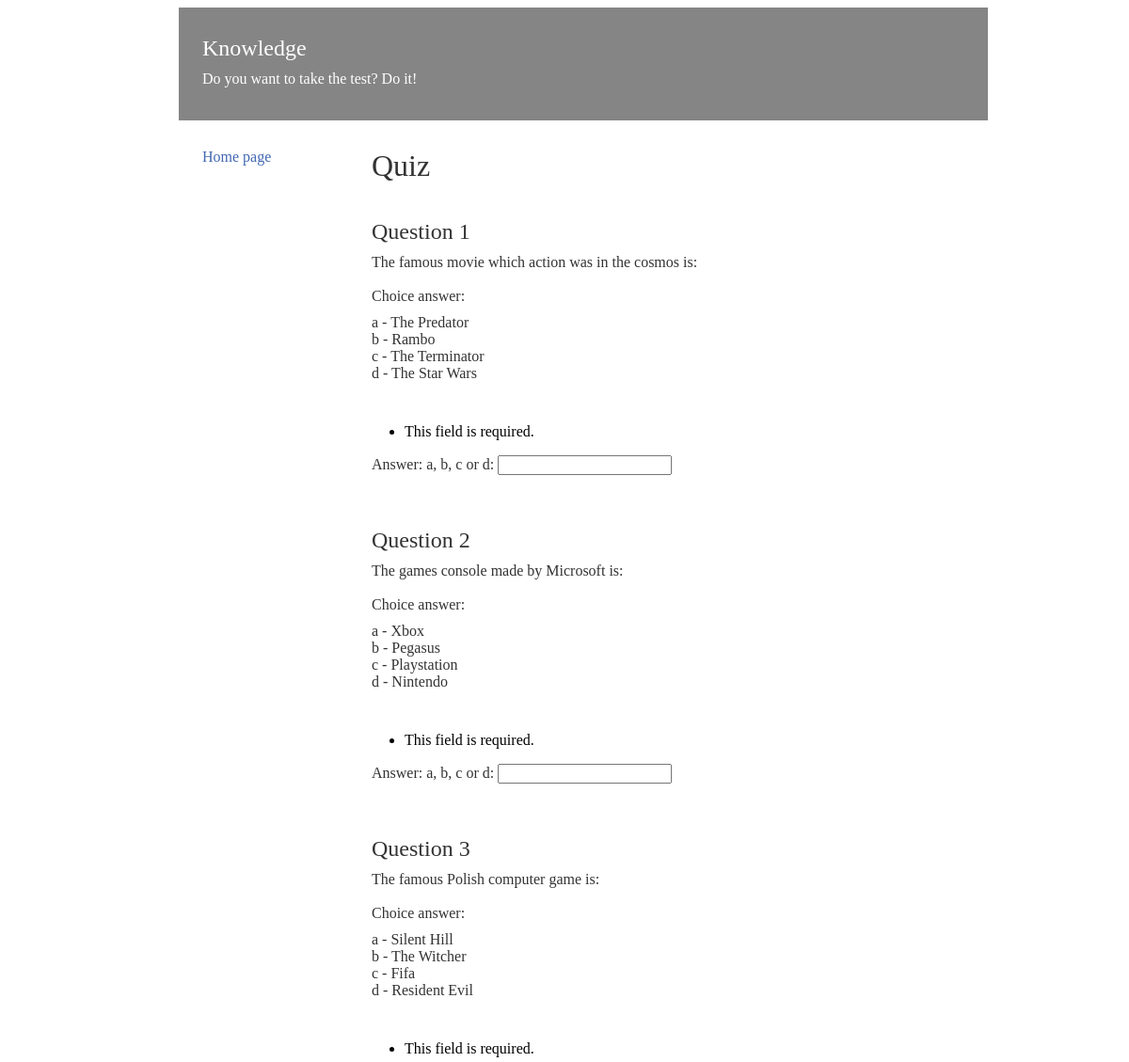
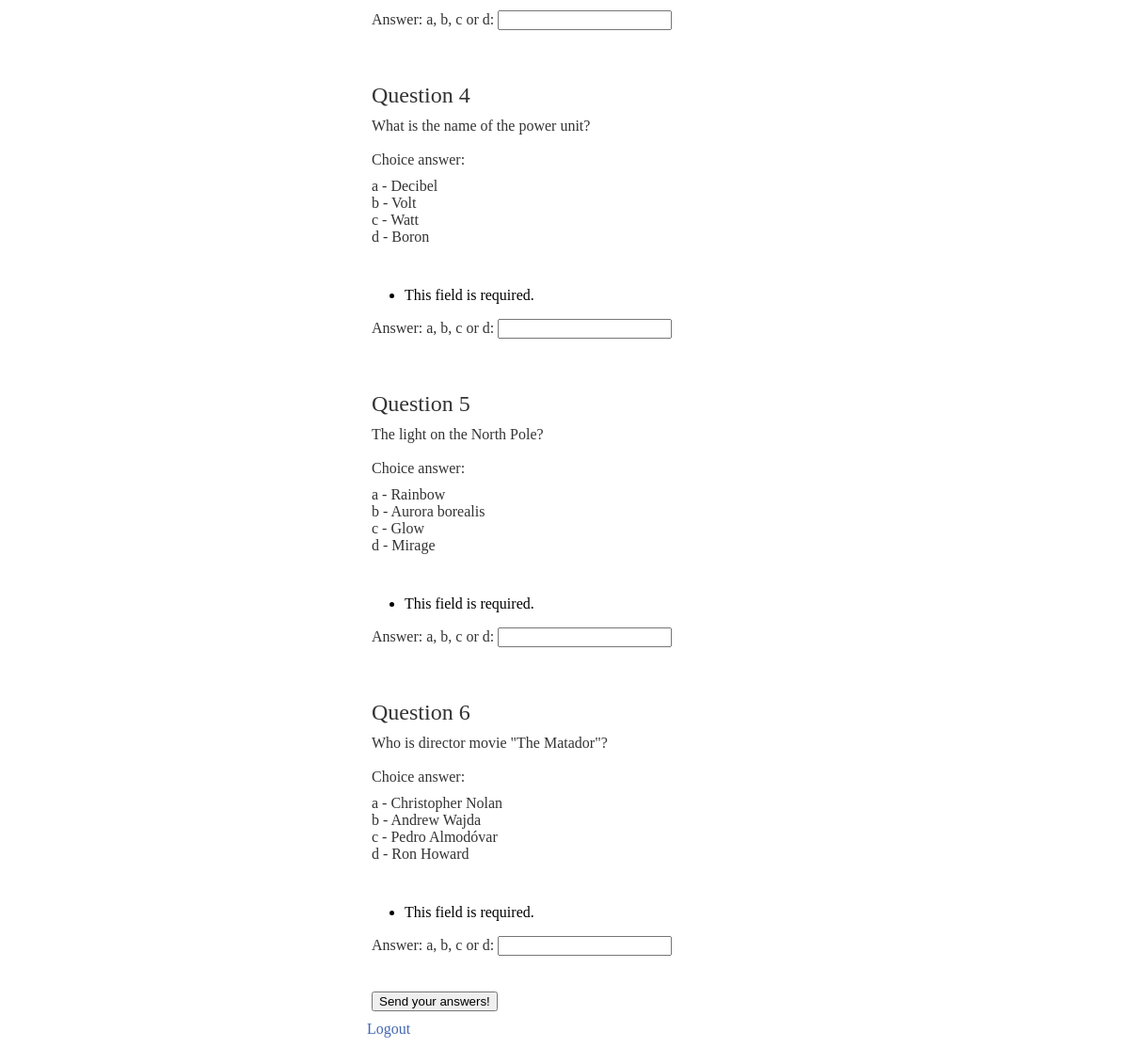
The app's page /quiz/ (signed in) with its own data (2 pictures, top to bottom).
### quiz/models.py (models this page shows, shortened)
class Question(models.Model):
    question_number = models.CharField(max_length=100)
    question_text = models.TextField()
    answer_a = models.CharField(max_length=400)
    answer_b = models.CharField(max_length=400)
    answer_c = models.CharField(max_length=400)
    answer_d = models.CharField(max_length=400)
    answer_good = models.CharField(max_length=1)

### quiz/views.py (the view, shortened to what this page needs)
# urls.py: url(r'^quiz/$', quiz_views.questions, name='quiz'),
@login_required
def questions(request):
    try:
        is_user = User.objects.get(username=request.user)
        is_answer = Answer1.objects.get(student=is_user)
    except:
        is_answer = 0
    if is_answer == 0:
        try:
            question_single = Question.objects.get(pk=1)
        except Question.DoesNotExist:
            raise Http404("Not found question!")
        try:
            question_single_2 = Question.objects.get(pk=2)
        except Question.DoesNotExist:
            raise Http404("Not found question")
        try:
            question_single_3 = Question.objects.get(pk=3)
        except Question.DoesNotExist:
            raise Http404("Not found question")
        try:
            question_single_4 = Question.objects.get(pk=4)
        except Question.DoesNotExist:
            raise Http404("Not found question")
        try:
            question_single_5 = Question.objects.get(pk=5)
        except Question.DoesNotExist:
            raise Http404("Not found question")
        try:
            question_single_6 = Question.objects.get(pk=6)
        except Question.DoesNotExist:
            raise Http404("Not found question")
        answer_form = AnswerForm(data=request.POST)
        answer_form_1 = AnswerForm1(data=request.POST)
        answer_form_2 = AnswerForm2(data=request.POST)
        answer_form_3 = AnswerForm3(data=request.POST)
        answer_form_4 = AnswerForm4(data=request.POST)
        answer_form_5 = AnswerForm5(data=request.POST)
        return render(request, 'quiz/quiz.html', {'question_single': question_single,
                                                  'question_single_2': question_single_2,
                                                  'question_single_3': question_single_3,
                                                  'question_single_4': question_single_4,
                                                  'question_single_5': question_single_5,
                                                  'question_single_6': question_single_6,
                                                  'answer_form': answer_form,
                                                  'answer_form_1': answer_form_1,
                                                  'answer_form_2': answer_form_2,
                                                  'answer_form_3': answer_form_3,
                                                  'answer_form_4': answer_form_4,
                                                  'answer_form_5': answer_form_5,})
    else:
        return render(request, 'quiz/answered.html')

### quiz/forms.py
class AnswerForm(forms.ModelForm):
    class Meta:
        model = Answer1
        fields = ('question_answer',)
        labels = {
            "question_answer": "Answer: a, b, c or d"
        }

class AnswerForm1(forms.ModelForm):
    class Meta:
        model = Answer2
        fields = ('question_answer_1',)
        labels = {
            "question_answer_1": "Answer: a, b, c or d"
        }

### quiz/templates/quiz/quiz.html (shortened to what this page needs)
{% extends "base.html" %}
{% block title %}
<h1>Quiz</h1>
{% endblock %}
{% block content %}
<br>
<h2>{{ question_single.question_number }}</h2>
<p>{{ question_single.question_text }}<br><br>
Choice answer:</p>
<p>{{ question_single.answer_a }}<br>
{{ question_single.answer_b }}<br>
{{ question_single.answer_c }}<br>
{{ question_single.answer_d }}</p><br>
<form action="." method="post">
{{ answer_form.as_p }}
<br>
<br>
<h2>{{ question_single_2.question_number }}</h2>
<p>{{ question_single_2.question_text }}<br><br>
Choice answer:</p>
<p>{{ question_single_2.answer_a }}<br>
{{ question_single_2.answer_b }}<br>
{{ question_single_2.answer_c }}<br>
{{ question_single_2.answer_d }}</p><br>
<form action="." method="post">
{{ answer_form_1.as_p }}
<br>
<br>
<h2>{{ question_single_3.question_number }}</h2>
<p>{{ question_single_3.question_text }}<br><br>
Choice answer:</p>
<p>{{ question_single_3.answer_a }}<br>
{{ question_single_3.answer_b }}<br>
{{ question_single_3.answer_c }}<br>
{{ question_single_3.answer_d }}</p><br>
<form action="." method="post">
{{ answer_form_2.as_p }}
<br>
<br>
<h2>{{ question_single_4.question_number }}</h2>
<p>{{ question_single_4.question_text }}<br><br>
Choice answer:</p>
<p>{{ question_single_4.answer_a }}<br>
{{ question_single_4.answer_b }}<br>
{{ question_single_4.answer_c }}<br>
{{ question_single_4.answer_d }}</p><br>
<form action="." method="post">
{{ answer_form_3.as_p }}
<br>
<br>
<h2>{{ question_single_5.question_number }}</h2>
<p>{{ question_single_5.question_text }}<br><br>
Choice answer:</p>
<p>{{ question_single_5.answer_a }}<br>
{{ question_single_5.answer_b }}<br>
{{ question_single_5.answer_c }}<br>
{{ question_single_5.answer_d }}</p><br>
<form action="." method="post">
{{ answer_form_4.as_p }}
<br>
<br>
<h2>{{ question_single_6.question_number }}</h2>
<p>{{ question_single_6.question_text }}<br><br>
Choice answer:</p>
<p>{{ question_single_6.answer_a }}<br>
{{ question_single_6.answer_b }}<br>
{{ question_single_6.answer_c }}<br>
{{ question_single_6.answer_d }}</p><br>
<form action="." method="post">
{{ answer_form_5.as_p }}
<br>
<p><input type="submit" value="Send your answers!"></p>
</form>
<a href="{% url "logout" %}">Logout</a>
{% endblock %}

### accounts/templates/base.html (shortened to what this page needs)
{% load staticfiles %}
<!DOCTYPE html>
<html>
<div id="website">
<head>
    <link href="{% static "css/style.css" %}" rel="stylesheet">
</head>
<body>
<div id="header">
    <h2 style="color: white">Knowledge</h2>
    <p style="color: white">Do you want to take the test? Do it!</p>
</div>
<div id="aside">
    <p><a href="{% url 'home' %}">Home page</a></p>
</div>
<div id="content">
{% block title %}{% endblock %}
{% block content %}
{% endblock %}
</div>
</div>
</body>
</html>

### static/css/style.css (style rules this page uses)
a { color:#4267b2; text-decoration:none; margin:0px 0px 0px; }
h1 { font-weight:normal; color:#333333; margin:10px 5px 10px; }
h2 { font-weight:normal; color:#333333; margin:10px 5px 10px; }
p { font-weight:normal; color:#333333; margin:10px 5px 10px; }
#website { margin:auto; max-width:820px; }
#header { width:100%; height:80px; padding:20px; background:#858585; }
#content { float: right; width:600px; padding:20px; height:100%; }
#aside { float:left; width:140px; padding:20px; height:100%; }

### records on screen
Question: question_number "Question 1", question_text "The famous movie which action was in the cosmos is:", answer_a "a - The Predator", answer_b "b - Rambo", answer_c "c - The Terminator", answer_d "d - The Star Wars"
Question: question_number "Question 2", question_text "The games console made by Microsoft is:", answer_a "a - Xbox", answer_b "b - Pegasus", answer_c "c - Playstation", answer_d "d - Nintendo"
Question: question_number "Question 3", question_text "The famous Polish computer game is:", answer_a "a - Silent Hill", answer_b "b - The Witcher", answer_c "c - Fifa", answer_d "d - Resident Evil"
Question: question_number "Question 4", question_text "What is the name of the power unit?", answer_a "a - Decibel", answer_b "b - Volt", answer_c "c - Watt", answer_d "d - Boron"
Question: question_number "Question 5", question_text "The light on the North Pole?", answer_a "a - Rainbow", answer_b "b - Aurora borealis", answer_c "c - Glow", answer_d "d - Mirage"
Question: question_number "Question 6", question_text "Who is director movie \"The Matador\"?", answer_a "a - Christopher Nolan", answer_b "b - Andrew Wajda", answer_c "c - Pedro Almodóvar", answer_d "d - Ron Howard"
